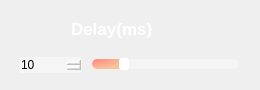
                 <widget class="QFrame" name="Delay_QF">
                  <property name="minimumSize">
                   <size>
                    <width>260</width>
                    <height>90</height>
                   </size>
                  </property>
                  <property name="maximumSize">
                   <size>
                    <width>260</width>
                    <height>90</height>
                   </size>
                  </property>
                  <property name="styleSheet">
                   <string notr="true">QFrame#Delay_QF{
border:2px solid rgba(255, 255, 255, 70);
border-radius:15px;
}</string>
                  </property>
                  <layout class="QVBoxLayout" name="verticalLayout_19">
                   <item>
                    <widget class="QPushButton" name="ToggleBotton_4">
                     <property name="sizePolicy">
                      <sizepolicy hsizetype="Expanding" vsizetype="Fixed">
                       <horstretch>0</horstretch>
                       <verstretch>0</verstretch>
                      </sizepolicy>
                     </property>
                     <property name="minimumSize">
                      <size>
                       <width>0</width>
                       <height>30</height>
                      </size>
                     </property>
                     <property name="maximumSize">
                      <size>
                       <width>16777215</width>
                       <height>30</height>
                      </size>
                     </property>
                     <property name="font">
                      <font>
                       <family>Nirmala UI</family>
                       <pointsize>13</pointsize>
                       <weight>88</weight>
                       <italic>false</italic>
                       <bold>true</bold>
                      </font>
                     </property>
                     <property name="cursor">
                      <cursorShape>ArrowCursor</cursorShape>
                     </property>
                     <property name="mouseTracking">
                      <bool>true</bool>
                     </property>
                     <property name="focusPolicy">
                      <enum>Qt::StrongFocus</enum>
                     </property>
                     <property name="contextMenuPolicy">
                      <enum>Qt::DefaultContextMenu</enum>
                     </property>
                     <property name="layoutDirection">
                      <enum>Qt::LeftToRight</enum>
                     </property>
                     <property name="autoFillBackground">
                      <bool>false</bool>
                     </property>
                     <property name="styleSheet">
                      <string notr="true">QPushButton{
background-image:url(:/setting /images/newsize/delay.png);
background-repeat: no-repeat;
background-position: left center;
border: none;
border-left: 20px solid transparent;

text-align: left;
padding-left: 40px;
padding-bottom: 2px;
color: white;
font: 700 13pt &quot;Nirmala UI&quot;;
}</string>
                     </property>
                     <property name="text">
                      <string>Delay(ms)</string>
                     </property>
                     <property name="autoDefault">
                      <bool>false</bool>
                     </property>
                     <property name="default">
                      <bool>false</bool>
                     </property>
                     <property name="flat">
                      <bool>false</bool>
                     </property>
                    </widget>
                   </item>
                   <item>
                    <widget class="QFrame" name="frame_2">
                     <property name="sizePolicy">
                      <sizepolicy hsizetype="Preferred" vsizetype="Preferred">
                       <horstretch>0</horstretch>
                       <verstretch>0</verstretch>
                      </sizepolicy>
                     </property>
                     <property name="minimumSize">
                      <size>
                       <width>0</width>
                       <height>20</height>
                      </size>
                     </property>
                     <property name="maximumSize">
                      <size>
                       <width>16777215</width>
                       <height>20</height>
                      </size>
                     </property>
                     <layout class="QHBoxLayout" name="horizontalLayout_18" stretch="3,7">
                      <property name="spacing">
                       <number>10</number>
                      </property>
                      <property name="leftMargin">
                       <number>8</number>
                      </property>
                      <property name="topMargin">
                       <number>0</number>
                      </property>
                      <property name="rightMargin">
                       <number>10</number>
                      </property>
                      <property name="bottomMargin">
                       <number>0</number>
                      </property>
                      <item>
                       <widget class="QSpinBox" name="speed_spinbox">
                        <property name="styleSheet">
                         <string notr="true">QSpinBox {
border: 0px solid lightgray;
border-radius: 2px;
background-color: rgba(255,255,255,90);
font: 600 9pt &quot;Segoe UI&quot;;
}
        
QSpinBox::up-button {
width: 10px;
height: 9px;
margin: 0px 3px 0px 0px;
border-image: url(:/setting /images/newsize/box_up.png);
}
QSpinBox::up-button:pressed {
margin-top: 1px;
}
            
QSpinBox::down-button {
width: 10px;
height: 9px;
margin: 0px 3px 0px 0px;
border-image:url(:/setting /images/newsize/box_down.png);
}
QSpinBox::down-button:pressed {
margin-bottom: 1px;
}</string>
                        </property>
                        <property name="maximum">
                         <number>50</number>
                        </property>
                        <property name="value">
                         <number>10</number>
                        </property>
                       </widget>
                      </item>
                      <item>
                       <widget class="QSlider" name="speed_slider">
                        <property name="cursor">
                         <cursorShape>PointingHandCursor</cursorShape>
                        </property>
                        <property name="styleSheet">
                         <string notr="true">QSlider::groove:horizontal {
border: none;
height: 10px;
background-color: rgba(255,255,255,90);
border-radius: 5px;
}

QSlider::handle:horizontal {
width: 10px;
margin: -1px 0px -1px 0px;
border-radius: 3px;
background-color: white;
}

QSlider::sub-page:horizontal {
background-color: qradialgradient(cx:0, cy:0, radius:1, fx:0.1, fy:0.1, stop:0 rgb(253, 139, 133),  stop:1 rgb(248, 194, 152));
border-radius: 5px;
}</string>
                        </property>
                        <property name="maximum">
                         <number>50</number>
                        </property>
                        <property name="value">
                         <number>10</number>
                        </property>
                        <property name="orientation">
                         <enum>Qt::Horizontal</enum>
                        </property>
                       </widget>
                      </item>
                     </layout>
                    </widget>
                   </item>
                  </layout>
                 </widget>
